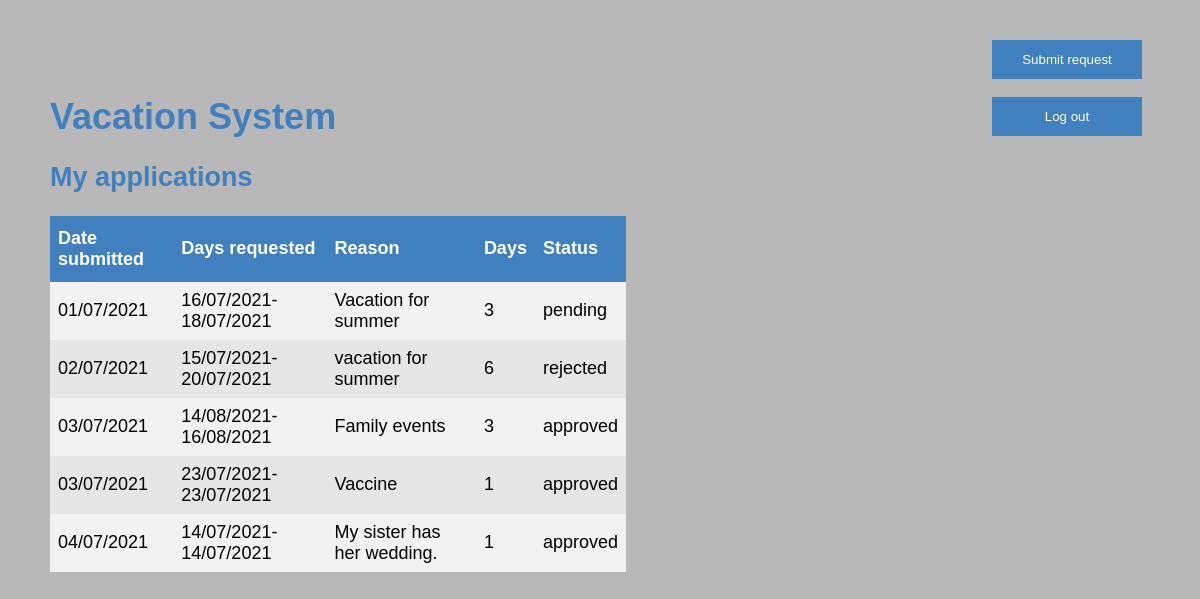
Page /emp_homepage.php (signed in) on the committed database.
### tables this page shows
CREATE TABLE `application` (
  `id_application` int(11) NOT NULL,
  `status` varchar(20) NOT NULL,
  `reason` text NOT NULL,
  `vacation_end` date NOT NULL,
  `vacation_start` date NOT NULL,
  `date_sub` date NOT NULL DEFAULT current_timestamp()
);

### emp_homepage.php (the view, shortened to what this page needs)
<?php
include 'config.php';
?>
<!DOCTYPE html>
<html>
<head>
    <link rel="stylesheet" href="assets/css/st.css">
</head>
<body>
<div class="sidebar">
    <a href="create_ap.php"><button class='wbtn'>Submit request</button></a>
    <br><br>
    <a href="logout.php"><button class='wbtn'>Log out</button></a>
</div>
<div class="body-text">
    <h1>Vacation System </h1>
    <h2>My applications </h2>
    <table id="employees">
        <tr>
            <th>Date submitted</th>
            <th>Days requested</th>
            <th>Reason</th>
            <th>Days</th>
            <th>Status</th>
        </tr>
        <?php
        if(isset($_SESSION['id'])) {
            $this_user = $_SESSION["id"];
            $us = mysqli_query($conn, "select * from does where id_user='$this_user'");
            while ($row = mysqli_fetch_array($us, MYSQLI_ASSOC)) {
                $id_ap = $row["id_application"];
                $u = mysqli_query($conn, "select * from application where id_application='$id_ap' order by date_sub desc");
                while ($row = mysqli_fetch_array($u, MYSQLI_ASSOC)) {
                    $date_sub = $row["date_sub"];
                    $ds = date("d/m/Y", strtotime($date_sub));
                    $start = $row["vacation_start"];
                    $s = date("d/m/Y", strtotime($start));
                    $end = $row["vacation_end"];
                    $en = date("d/m/Y", strtotime($end));
                    $diff = abs(strtotime($end) - strtotime($start)) / 86400 + 1;
                    $r = $row["reason"];
                    $st = $row["status"];
                    echo "<tr>
                <td>$ds</td>
                <td>$s- $en</td>
                <td>$r</td>
                <td>$diff</td>
                <td>$st</td>
              </tr>";
                }
            }
        }
        ?>
    </table>
</div>
</body>
</html>

### assets/css/st.css (style rules this page uses)
body { margin: 0; padding: 0; font-family: sans-serif; background: #b8b8b8; background-size: cover; background-position: center; }
.sidebar { height: 200px; width: 150px; position: fixed; top: 0; right: 8px; padding-top: 40px; padding-right: 50px; }
.body-text { margin: 8% auto 0; margin-right: 150px; margin-left: 50px; font-size: 18px; width: 60%; }
h1,h2,label { color: #4080bf; }
.wbtn { color: white; width: 100%; padding: 12px 18px; background-color: #4080bf; border: 4px; border-color: #4080bf; }
a:link { text-decoration: none; color: black; }
#employees { font-family: Arial, Helvetica, sans-serif; border-collapse: collapse; width: 80%; }
#employees td, #employees th { border: 1px solid #ddd; padding: 8px; border: none; }
#employees tr:nth-child(even) { background-color: #f2f2f2; }
#employees tr:nth-child(odd) { background-color: #e6e6e6; }
#employees th { padding-top: 12px; padding-bottom: 12px; text-align: left; background-color: #4080bf; color: white; margin-down: 100px; }

### rows in the picture
application: date_sub "01/07/2021", vacation_start "16/07/2021", vacation_end "18/07/2021", reason "Vacation for summer", diff "3", status "pending"
application: date_sub "02/07/2021", vacation_start "15/07/2021", vacation_end "20/07/2021", reason "vacation for summer", diff "6", status "rejected"
application: date_sub "03/07/2021", vacation_start "14/08/2021", vacation_end "16/08/2021", reason "Family events", diff "3", status "approved"
application: date_sub "03/07/2021", vacation_start "23/07/2021", vacation_end "23/07/2021", reason "Vaccine", diff "1", status "approved"
application: date_sub "04/07/2021", vacation_start "14/07/2021", vacation_end "14/07/2021", reason "My sister has her wedding.", diff "1", status "approved"
